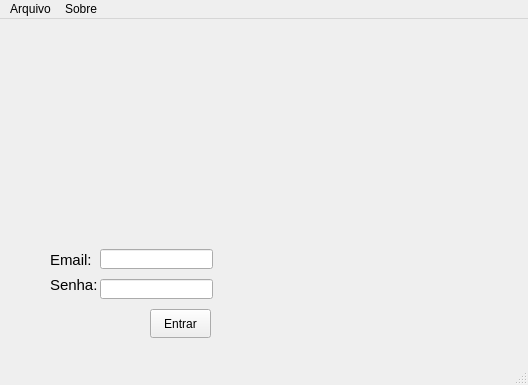
<?xml version="1.0" encoding="UTF-8"?>
<ui version="4.0">
 <class>mainFrame</class>
 <widget class="QMainWindow" name="mainFrame">
  <property name="geometry">
   <rect>
    <x>0</x>
    <y>0</y>
    <width>528</width>
    <height>385</height>
   </rect>
  </property>
  <property name="windowTitle">
   <string>Login</string>
  </property>
  <widget class="QWidget" name="centralwidget">
   <widget class="QLabel" name="lbLogin">
    <property name="geometry">
     <rect>
      <x>50</x>
      <y>220</y>
      <width>61</width>
      <height>41</height>
     </rect>
    </property>
    <property name="font">
     <font>
      <pointsize>11</pointsize>
     </font>
    </property>
    <property name="text">
     <string>Email:</string>
    </property>
   </widget>
   <widget class="QLabel" name="lbSenha">
    <property name="geometry">
     <rect>
      <x>50</x>
      <y>250</y>
      <width>71</width>
      <height>31</height>
     </rect>
    </property>
    <property name="font">
     <font>
      <pointsize>11</pointsize>
     </font>
    </property>
    <property name="text">
     <string>Senha:</string>
    </property>
   </widget>
   <widget class="QLineEdit" name="tfLogin">
    <property name="geometry">
     <rect>
      <x>100</x>
      <y>230</y>
      <width>113</width>
      <height>20</height>
     </rect>
    </property>
   </widget>
   <widget class="QLineEdit" name="tfSenha">
    <property name="geometry">
     <rect>
      <x>100</x>
      <y>260</y>
      <width>113</width>
      <height>20</height>
     </rect>
    </property>
   </widget>
   <widget class="QPushButton" name="btEntrar">
    <property name="geometry">
     <rect>
      <x>150</x>
      <y>290</y>
      <width>61</width>
      <height>29</height>
     </rect>
    </property>
    <property name="text">
     <string>Entrar</string>
    </property>
   </widget>
   <widget class="QLabel" name="lcdRelogio">
    <property name="geometry">
     <rect>
      <x>410</x>
      <y>300</y>
      <width>111</width>
      <height>41</height>
     </rect>
    </property>
    <property name="text">
     <string/>
    </property>
   </widget>
  </widget>
  <widget class="QMenuBar" name="menubar">
   <property name="geometry">
    <rect>
     <x>0</x>
     <y>0</y>
     <width>528</width>
     <height>23</height>
    </rect>
   </property>
   <widget class="QMenu" name="mnArquivo">
    <property name="title">
     <string>Arquivo</string>
    </property>
    <addaction name="miSalvar"/>
    <addaction name="miLimpar"/>
    <addaction name="miCarregar"/>
   </widget>
   <widget class="QMenu" name="mnSobre">
    <property name="title">
     <string>Sobre</string>
    </property>
    <addaction name="miAjuda"/>
   </widget>
   <addaction name="mnArquivo"/>
   <addaction name="mnSobre"/>
  </widget>
  <widget class="QStatusBar" name="statusbar"/>
  <action name="miAjuda">
   <property name="text">
    <string>Ajuda</string>
   </property>
  </action>
  <action name="miSalvar">
   <property name="text">
    <string>Salvar</string>
   </property>
  </action>
  <action name="miLimpar">
   <property name="text">
    <string>Limpar</string>
   </property>
  </action>
  <action name="miCarregar">
   <property name="text">
    <string>Carregar</string>
   </property>
  </action>
 </widget>
 <resources/>
 <connections/>
</ui>
